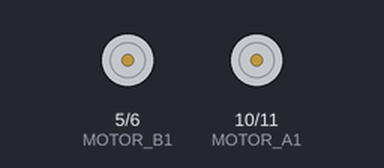
Simulated run of this sketch. Board: Arduino Uno, built with avr-gcc and run on an emulated ATmega328P. Parts: motor-driver pin pairs drawn as motors (green arrow = first pin HIGH = forward, orange = second pin HIGH = backward, longer = more drive).

Above: at 0.1 s.
At 8.1 s:
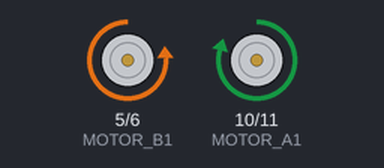
At 16.1 s:
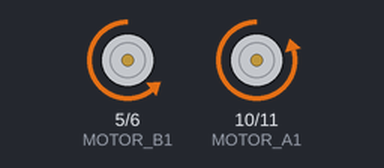
At 36.1 s:
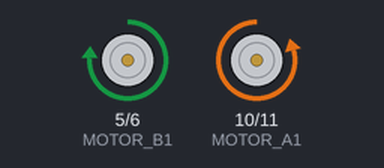
Timing chart, 0 to 37.6 s (numbered marks = the images above):
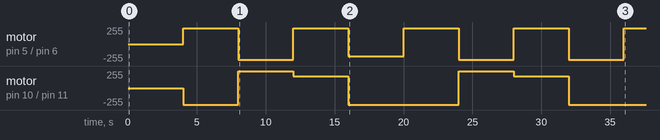

Measured:
- by itself, motor on pin 5 (MOTOR_B1) / pin 6 (MOTOR_B2): stopped → forward 237/255 at 4.0 s, → backward 237/255 4.0 s later, → forward 237/255 4.0 s later, → backward 180/255 4.0 s later, … (9 changes in this stretch)
- by itself, motor on pin 10 (MOTOR_A1) / pin 11 (MOTOR_A2): stopped → backward 250/255 at 4.0 s, → forward 250/255 4.0 s later, → forward 180/255 4.0 s later, → backward 250/255 4.0 s later, … (7 changes in this stretch)

The sketch:

advanced_movement.ino
```cpp
// Motor control pins
const int MOTOR_A1 = 10;  // Left motor control
const int MOTOR_A2 = 11;
const int MOTOR_B1 = 5;   // Right motor control
const int MOTOR_B2 = 6;

// Motor speeds
const int MOTOR_A_SPEED = 250;
const int MOTOR_B_SPEED = 237;
const int ROTATION_SPEED = 180;

// Timing variables
unsigned long previousMillis = 0;
int movementInterval = 4000; // Variable for movement duration
int movementState = 0; // 0: Forward, 1: Backward, 2: Turn Left, 3: Turn Right

void setup() {
  pinMode(MOTOR_A1, OUTPUT);
  pinMode(MOTOR_A2, OUTPUT);
  pinMode(MOTOR_B1, OUTPUT);
  pinMode(MOTOR_B2, OUTPUT);
}

void loop() {
  millisTimer(movementInterval);
}

void millisTimer(int interval) {
  unsigned long currentMillis = millis();
  if (currentMillis - previousMillis >= interval) {
    previousMillis = currentMillis;

    void (*movementFunctions[])() = {moveForward, moveBackward, turnLeft, turnRight};
    movementFunctions[movementState]();

    movementState = (movementState + 1) % 4; // Cycle through movement states
  }
}

void moveForward() {
    analogWrite(MOTOR_A1, 0);
    analogWrite(MOTOR_A2, MOTOR_A_SPEED);
    analogWrite(MOTOR_B1, MOTOR_B_SPEED);
    analogWrite(MOTOR_B2, 0);
}

void moveBackward() {
    analogWrite(MOTOR_A1, MOTOR_A_SPEED);
    analogWrite(MOTOR_A2, 0);
    analogWrite(MOTOR_B1, 0);
    analogWrite(MOTOR_B2, MOTOR_B_SPEED);
}

void turnLeft() {
    analogWrite(MOTOR_A1, ROTATION_SPEED);
    analogWrite(MOTOR_A2, 0);  // Left motor backward
    analogWrite(MOTOR_B1, ROTATION_SPEED);
    analogWrite(MOTOR_B2, 0);  // Right motor forward
}

void turnRight() {
    analogWrite(MOTOR_A1, 0);
    analogWrite(MOTOR_A2, ROTATION_SPEED);  // Left motor forward
    analogWrite(MOTOR_B1, 0);
    analogWrite(MOTOR_B2, ROTATION_SPEED);  // Right motor backward
}
```
